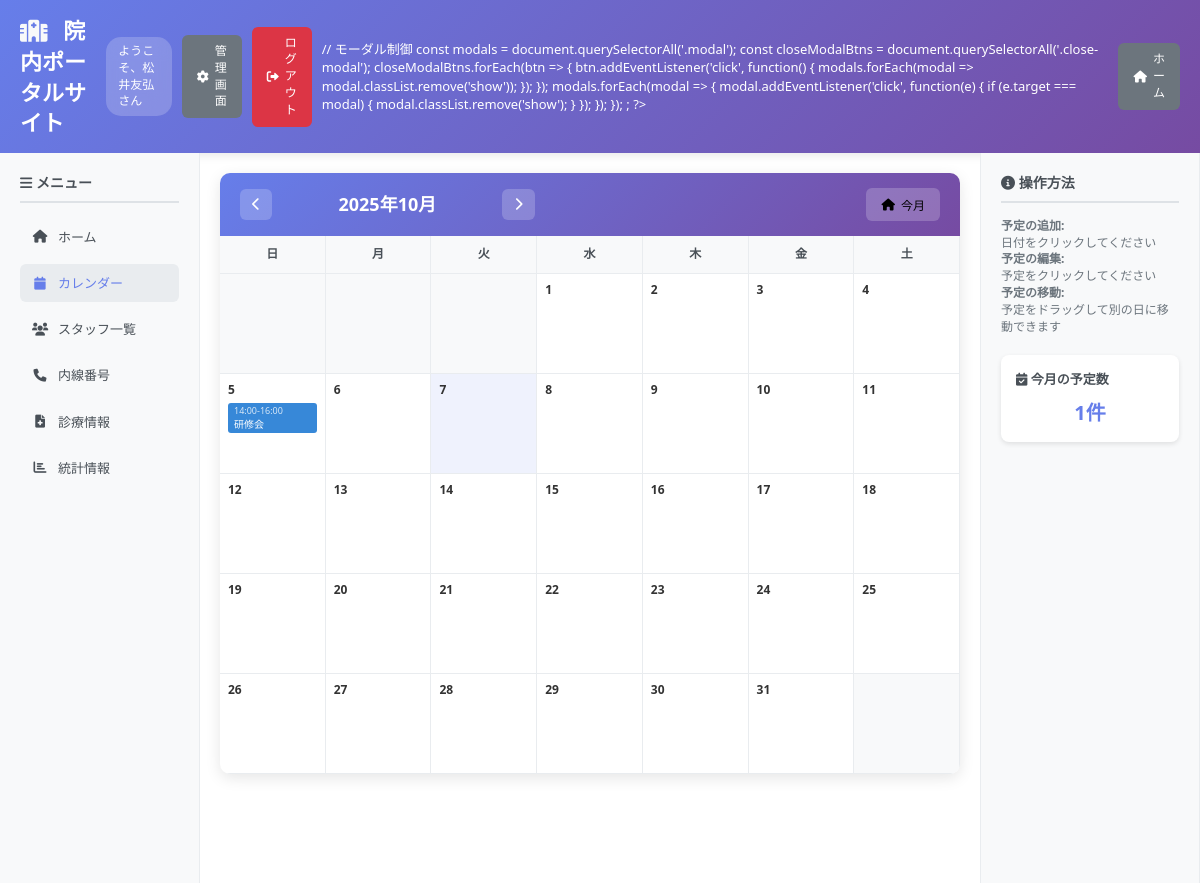
/calendar.php (signed in), run on the app's committed database.
### tables this page shows
CREATE TABLE users (
    id INT AUTO_INCREMENT PRIMARY KEY,
    user_id VARCHAR(50) NOT NULL UNIQUE,
    password VARCHAR(255) NOT NULL,
    username VARCHAR(255) NOT NULL,
    created_at TIMESTAMP DEFAULT CURRENT_TIMESTAMP,
    updated_at TIMESTAMP DEFAULT CURRENT_TIMESTAMP ON UPDATE CURRENT_TIMESTAMP
);

CREATE TABLE calendar_events (
    id INT AUTO_INCREMENT PRIMARY KEY,
    title VARCHAR(255) NOT NULL,
    content TEXT,
    start_date DATE NOT NULL,
    start_time TIME DEFAULT NULL,
    end_time TIME DEFAULT NULL,
    color VARCHAR(7) DEFAULT '#3788d8',
    created_by INT NOT NULL,
    created_at TIMESTAMP DEFAULT CURRENT_TIMESTAMP,
    updated_at TIMESTAMP DEFAULT CURRENT_TIMESTAMP ON UPDATE CURRENT_TIMESTAMP,
    FOREIGN KEY (created_by) REFERENCES users(id)
);

### config.php (called while the page is built, shortened)
<?php
try {
    $pdo = new PDO(
        "mysql:host=" . DB_HOST . ";dbname=" . DB_NAME . ";charset=utf8mb4",
        DB_USER,
        DB_PASS,
        [
            PDO::ATTR_ERRMODE => PDO::ERRMODE_EXCEPTION,
            PDO::ATTR_DEFAULT_FETCH_MODE => PDO::FETCH_ASSOC,
            PDO::ATTR_EMULATE_PREPARES => false
        ]
    );
} catch (PDOException $e) {
    die("データベース接続エラー: " . $e->getMessage());
}
function isLoggedIn() {
    return isset($_SESSION['user_id']);
}
function getCurrentUser() {
    global $pdo;
    $stmt = $pdo->prepare("SELECT * FROM users WHERE id = ?");
    $stmt->execute([$_SESSION['user_id']]);
    return $stmt->fetch();
}
?>

### calendar.php (the view, shortened to what this page needs)
<?php
require_once 'config.php';
$year = isset($_GET['year']) ? (int)$_GET['year'] : date('Y');
$month = isset($_GET['month']) ? (int)$_GET['month'] : date('n');
$first_day = $year . '-' . sprintf('%02d', $month) . '-01';
$last_day = $year . '-' . sprintf('%02d', $month) . '-' . date('t', strtotime($first_day));
$stmt = $pdo->prepare("
    SELECT e.*, u.username
    FROM calendar_events e
    LEFT JOIN users u ON e.created_by = u.id
    WHERE e.start_date BETWEEN ? AND ?
    ORDER BY e.start_date, e.start_time
");
$stmt->execute([$first_day, $last_day]);
$events = $stmt->fetchAll();
$events_by_date = [];
foreach ($events as $event) {
    $events_by_date[$event['start_date']][] = $event;
}
$first_day_of_month = mktime(0, 0, 0, $month, 1, $year);
$days_in_month = date('t', $first_day_of_month);
$first_day_of_week = date('w', $first_day_of_month);
$prev_month = $month - 1;
$prev_year = $year;
$next_month = $month + 1;
$next_year = $year;
?>
<!DOCTYPE html>
<html lang="ja">
<head>
    <link rel="stylesheet" href="style.css">
    <link href="https://cdnjs.cloudflare.com/ajax/libs/font-awesome/6.0.0/css/all.min.css" rel="stylesheet">
</head>
<body>
    <div class="container">
        <header class="header">
            <h1><i class="fas fa-hospital"></i> 院内ポータルサイト</h1>
            <div class="header-actions">
                <?php if (isLoggedIn()): ?>
                    <span class="welcome">ようこそ、<?= htmlspecialchars(getCurrentUser()['username']) ?>さん</span>
                    <a href="admin.php" class="btn btn-secondary">
                        <i class="fas fa-cog"></i> 管理画面
                    </a>
                    <a href="logout.php" class="btn btn-danger">
                        <i class="fas fa-sign-out-alt"></i> ログアウト
                    </a>
                <?php else: ?>
                    <a href="login.php" class="btn btn-primary">
                        <i class="fas fa-sign-in-alt"></i> ログイン
                    </a>
                <?php endif; ?>
            // モーダル制御
            const modals = document.querySelectorAll('.modal');
            const closeModalBtns = document.querySelectorAll('.close-modal');
            closeModalBtns.forEach(btn => {
                btn.addEventListener('click', function() {
                    modals.forEach(modal => modal.classList.remove('show'));
                });
            });
            modals.forEach(modal => {
                modal.addEventListener('click', function(e) {
                    if (e.target === modal) {
                        modal.classList.remove('show');
                    }
                });
            });
        });
</body>
</html>; ?>
                <a href="index.php" class="btn btn-secondary">
                    <i class="fas fa-home"></i> ホーム
                </a>
        <div class="main-content">
            <nav class="sidebar sidebar-left">
                <h3><i class="fas fa-bars"></i> メニュー</h3>
                <ul class="menu-list">
                    <li><a href="index.php"><i class="fas fa-home"></i> ホーム</a></li>
                    <li><a href="calendar.php" style="background: #e9ecef; color: #667eea;"><i class="fas fa-calendar"></i> カレンダー</a></li>
                    <li><a href="#"><i class="fas fa-users"></i> スタッフ一覧</a></li>
                    <li><a href="#"><i class="fas fa-phone"></i> 内線番号</a></li>
                    <li><a href="#"><i class="fas fa-file-medical"></i> 診療情報</a></li>
                    <li><a href="#"><i class="fas fa-chart-bar"></i> 統計情報</a></li>
                </ul>
            </nav>
            <main class="content">
                <div class="calendar-container">
                    <div class="calendar-header">
                        <div class="calendar-nav">
                            <button onclick="changeMonth(<?= $prev_year ?>, <?= $prev_month ?>)">
                                <i class="fas fa-chevron-left"></i>
                            </button>
                            <h3><?= $year ?>年<?= $month ?>月</h3>
                            <button onclick="changeMonth(<?= $next_year ?>, <?= $next_month ?>)">
                                <i class="fas fa-chevron-right"></i>
                            </button>
                        </div>
                        <div>
                            <button onclick="changeMonth(<?= date('Y') ?>, <?= date('n') ?>)" class="btn" style="background: rgba(255,255,255,0.2);">
                                <i class="fas fa-home"></i> 今月
                            </button>
                        </div>
                    </div>
                    <div class="calendar-grid">
                        <div class="calendar-day-header">日</div>
                        <div class="calendar-day-header">月</div>
                        <div class="calendar-day-header">火</div>
                        <div class="calendar-day-header">水</div>
                        <div class="calendar-day-header">木</div>
                        <div class="calendar-day-header">金</div>
                        <div class="calendar-day-header">土</div>
                        <?php
                        for ($i = 0; $i < $first_day_of_week; $i++) {
                            echo '<div class="calendar-day other-month"></div>';
                        }
                        for ($day = 1; $day <= $days_in_month; $day++) {
                            $current_date = sprintf('%04d-%02d-%02d', $year, $month, $day);
                            $is_today = $current_date === date('Y-m-d');
                            $day_events = $events_by_date[$current_date] ?? [];
                            echo '<div class="calendar-day' . ($is_today ? ' today' : '') . '"
                                       data-date="' . $current_date . '"
                                       onclick="' . (isLoggedIn() ? 'openAddEventModal(\'' . $current_date . '\')' : '') . '">';
                            echo '<div class="day-number">' . $day . '</div>';
                            foreach ($day_events as $event) {
                                $time_str = '';
                                if ($event['start_time']) {
                                    $time_str = date('H:i', strtotime($event['start_time']));
                                    if ($event['end_time']) {
                                        $time_str .= '-' . date('H:i', strtotime($event['end_time']));
                                    }
                                }
                                echo '<div class="calendar-event"
                                           style="background-color: ' . htmlspecialchars($event['color']) . '"
                                           onclick="event.stopPropagation(); openEventModal(' . $event['id'] . ')"
                                           draggable="' . (isLoggedIn() ? 'true' : 'false') . '"
                                           data-event-id="' . $event['id'] . '">';
                                if ($time_str) {
                                    echo '<div style="font-size: 9px; opacity: 0.8;">' . $time_str . '</div>';
                                }
                                echo '<div>' . htmlspecialchars($event['title']) . '</div>';
                                echo '</div>';
                            }
                            echo '</div>';
                        }
                        $total_cells = $first_day_of_week + $days_in_month;
                        $remaining_cells = 7 - ($total_cells % 7);
                        if ($remaining_cells < 7) {
                            for ($i = 0; $i < $remaining_cells; $i++) {
                                echo '<div class="calendar-day other-month"></div>';
                            }
                        }
                        ?>
                    </div>
                </div>
            </main>
            <aside class="sidebar sidebar-right">
                <h3><i class="fas fa-info-circle"></i> 操作方法</h3>
                <div style="font-size: 12px; line-height: 1.4; color: #6c757d;">
                    <?php if (isLoggedIn()): ?>
                        <p><strong>予定の追加:</strong><br>
                        日付をクリックしてください</p>
                        <p><strong>予定の編集:</strong><br>
                        予定をクリックしてください</p>
                        <p><strong>予定の移動:</strong><br>
                        予定をドラッグして別の日に移動できます</p>
                    <?php endif; ?>
                </div>
                <div style="margin-top: 20px; padding: 15px; background: white; border-radius: 8px; box-shadow: 0 2px 5px rgba(0,0,0,0.1);">
                    <h4 style="font-size: 13px; margin-bottom: 10px; color: #495057;">
                        <i class="fas fa-calendar-check"></i> 今月の予定数
                    </h4>
                    <div style="font-size: 20px; font-weight: bold; color: #667eea; text-align: center;">
                        <?= count($events) ?>件
                    </div>
                </div>
            </aside>
        </div>

### style.css (style rules this page uses)
* { margin: 0; padding: 0; box-sizing: border-box; }
body { font-family: 'Segoe UI', Tahoma, Geneva, Verdana, sans-serif; font-size: 13px; line-height: 1.4; background: linear-gradient(135deg, #f5f7fa 0%, #c3cfe2 100%); color: #333; min-height: 100vh; }
.container { max-width: 1400px; margin: 0 auto; background: white; min-height: 100vh; box-shadow: 0 0 20px rgba(0,0,0,0.1); }
.header { background: linear-gradient(135deg, #667eea 0%, #764ba2 100%); color: white; padding: 15px 20px; display: flex; justify-content: space-between; align-items: center; box-shadow: 0 2px 10px rgba(0,0,0,0.1); }
.header h1 { font-size: 22px; font-weight: 600; }
.header h1 i { margin-right: 10px; color: #f8f9fa; }
.header-actions { display: flex; align-items: center; gap: 10px; }
.welcome { background: rgba(255,255,255,0.2); padding: 6px 12px; border-radius: 15px; font-size: 12px; backdrop-filter: blur(10px); }
.btn { display: inline-flex; align-items: center; padding: 8px 15px; border: none; border-radius: 6px; text-decoration: none; font-size: 12px; font-weight: 500; cursor: pointer; transition: all 0.3s ease; gap: 6px; }
.btn-secondary { background: #6c757d; color: white; }
.btn-danger { background: #dc3545; color: white; }
.main-content { display: grid; grid-template-columns: 220px 1fr 250px; min-height: calc(100vh - 70px); }
.sidebar { padding: 20px; background: #f8f9fa; border-right: 1px solid #e9ecef; }
.sidebar h3 { font-size: 14px; margin-bottom: 15px; color: #495057; padding-bottom: 8px; border-bottom: 2px solid #dee2e6; }
.sidebar-left { border-right: 1px solid #e9ecef; }
.menu-list { list-style: none; }
.menu-list li { margin-bottom: 8px; }
.menu-list a { display: flex; align-items: center; padding: 10px 12px; color: #495057; text-decoration: none; border-radius: 6px; transition: all 0.3s ease; font-size: 13px; }
.menu-list a i { margin-right: 10px; width: 16px; text-align: center; }
.sidebar-right { border-left: 1px solid #e9ecef; }
.content { padding: 20px; overflow-y: auto; }
.calendar-container { background: white; border-radius: 10px; box-shadow: 0 4px 15px rgba(0,0,0,0.1); overflow: hidden; }
.calendar-header { background: linear-gradient(135deg, #667eea 0%, #764ba2 100%); color: white; padding: 15px 20px; display: flex; justify-content: space-between; align-items: center; }
.calendar-nav { display: flex; align-items: center; gap: 15px; }
.calendar-nav button { background: rgba(255,255,255,0.2); color: white; border: none; padding: 8px 12px; border-radius: 6px; cursor: pointer; transition: all 0.3s ease; }
.calendar-nav h3 { margin: 0; font-size: 18px; min-width: 200px; text-align: center; }
.calendar-grid { display: grid; grid-template-columns: repeat(7, 1fr); }
.calendar-day-header { background: #f8f9fa; padding: 10px; text-align: center; font-weight: 600; color: #495057; font-size: 12px; border-right: 1px solid #e9ecef; border-bottom: 1px solid #e9ecef; }
.calendar-day { min-height: 100px; padding: 8px; border-right: 1px solid #e9ecef; border-bottom: 1px solid #e9ecef; cursor: pointer; transition: background-color 0.3s ease; position: relative; }
.calendar-day.other-month { background: #f8f9fa; color: #adb5bd; }
.calendar-day.today { background: rgba(102, 126, 234, 0.1); font-weight: bold; }
.day-number { font-size: 12px; font-weight: 600; margin-bottom: 4px; }
.calendar-event { background: #667eea; color: white; padding: 2px 6px; margin: 1px 0; border-radius: 3px; font-size: 10px; cursor: pointer; overflow: hidden; text-overflow: ellipsis; white-space: nowrap; transition: all 0.3s ease; }
@media (max-width: 1200px) { .main-content { grid-template-columns: 200px 1fr 220px; } }

### data on the page
users: username "松井友弘"
calendar_events: time_str "14:00-16:00", title "研修会"

### other printed values
$year "2025"
$month "10"
count($events) "1"
